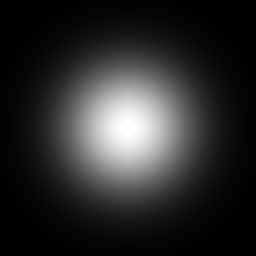

Here is the Python script that generated this plot:

import numpy as np
import matplotlib.pyplot as plt

def dnorm(x, mu, sd):
    return 1 / (np.sqrt(2 * np.pi) * sd) * np.e ** (-np.power((x - mu) / sd, 2) / 2)

def gaussian_kernel(size, sigma=1, verbose=False):

    kernel_1D = np.linspace(-(size // 2), size // 2, size)
    for i in range(size):
        kernel_1D[i] = dnorm(kernel_1D[i], 0, sigma)
    kernel_2D = np.outer(kernel_1D.T, kernel_1D.T)

    kernel_2D *= 1.0 / kernel_2D.max()

    if verbose:
        plt.imshow(kernel_2D, interpolation='none',cmap='gray')
        plt.title("Image")
        plt.show()

    return kernel_2D

res = 256

kern = gaussian_kernel(res, res/6)
print(kern)

plt.imsave("gauss.png", kern, cmap='gray')
